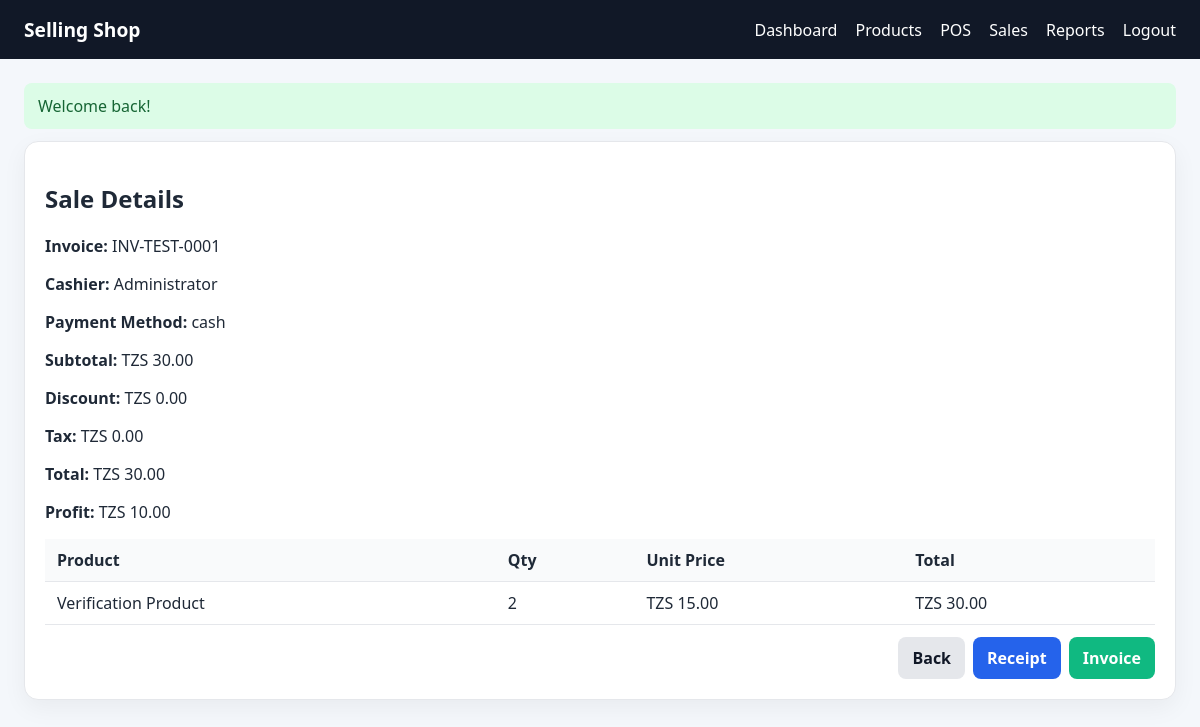
Page /index.php?action=sales/show&id=3 (signed in) on the committed database.
### tables this page shows
CREATE TABLE sales (
        id INTEGER PRIMARY KEY AUTOINCREMENT,
        invoice_number TEXT NOT NULL UNIQUE,
        cashier_id INTEGER NOT NULL,
        subtotal REAL NOT NULL DEFAULT 0,
        discount REAL NOT NULL DEFAULT 0,
        tax REAL NOT NULL DEFAULT 0,
        total REAL NOT NULL DEFAULT 0,
        revenue REAL NOT NULL DEFAULT 0,
        profit REAL NOT NULL DEFAULT 0,
        payment_method TEXT NOT NULL DEFAULT 'cash',
        status TEXT NOT NULL DEFAULT 'completed',
        created_at DATETIME DEFAULT CURRENT_TIMESTAMP,
        FOREIGN KEY(cashier_id) REFERENCES users(id)
    );

CREATE TABLE users (
        id INTEGER PRIMARY KEY AUTOINCREMENT,
        name TEXT NOT NULL,
        email TEXT NOT NULL UNIQUE,
        password TEXT NOT NULL,
        role TEXT NOT NULL DEFAULT 'cashier',
        created_at DATETIME DEFAULT CURRENT_TIMESTAMP
    );

CREATE TABLE sale_items (
        id INTEGER PRIMARY KEY AUTOINCREMENT,
        sale_id INTEGER NOT NULL,
        product_id INTEGER NOT NULL,
        product_name TEXT NOT NULL,
        quantity INTEGER NOT NULL,
        unit_price REAL NOT NULL,
        buying_price REAL NOT NULL,
        profit REAL NOT NULL,
        total REAL NOT NULL,
        created_at DATETIME DEFAULT CURRENT_TIMESTAMP,
        FOREIGN KEY(sale_id) REFERENCES sales(id),
        FOREIGN KEY(product_id) REFERENCES products(id)
    );

### app/Controllers/Controller.php (called while the page is built, shortened)
<?php
class Controller {
    protected function render(string $view, array $data = []): void {
        extract($data);
        $viewFile = base_path('app/Views/' . str_replace('.', '/', $view) . '.php');
        include base_path('app/Views/partials/header.php');
        include $viewFile;
        include base_path('app/Views/partials/footer.php');
    }
}

### app/Controllers/SaleController.php (called while the page is built, shortened)
<?php
require_once base_path('app/Controllers/Controller.php');
require_once base_path('app/Models/Sale.php');
require_once base_path('app/Models/SaleItem.php');
class SaleController extends Controller {
    public function show(): void {
        $sale = (new Sale())->findById((int)($_GET['id'] ?? 0));
        $items = (new SaleItem())->findBySale((int)$sale['id']);
        $this->render('sales/show', ['sale' => $sale, 'items' => $items]);
    }
}

### public/index.php (called while the page is built, shortened)
<?php
require_once __DIR__ . '/../config/bootstrap.php';
require_once base_path('app/Controllers/Controller.php');
require_once base_path('app/Controllers/SaleController.php');
$action = $_GET['action'] ?? 'dashboard';
$routes = [
    'dashboard' => ['DashboardController', 'index'],
    'login' => ['AuthController', 'loginForm'],
    'do-login' => ['AuthController', 'login'],
    'logout' => ['AuthController', 'logout'],
    'products' => ['ProductController', 'index'],
    'products/form' => ['ProductController', 'form'],
    'products/save' => ['ProductController', 'save'],
    'products/show' => ['ProductController', 'show'],
    'products/delete' => ['ProductController', 'delete'],
    'products/restore' => ['ProductController', 'restore'],
    'sales/pos' => ['SaleController', 'pos'],
    'sales/add-to-cart' => ['SaleController', 'addToCart'],
    'sales/update-cart' => ['SaleController', 'updateCart'],
    'sales/remove-item' => ['SaleController', 'removeItem'],
    'sales/checkout' => ['SaleController', 'checkout'],
    'sales/cancel' => ['SaleController', 'cancel'],
    'sales/hold' => ['SaleController', 'hold'],
    'sales/resume' => ['SaleController', 'resume'],
    'sales/history' => ['SaleController', 'history'],
    'sales/show' => ['SaleController', 'show'],
    'sales/receipt' => ['SaleController', 'receipt'],
    'sales/invoice' => ['SaleController', 'invoice'],
    'reports' => ['ReportController', 'index'],
];
[$controllerName, $method] = $routes[$action];
$controller = new $controllerName();
$controller->$method();

### config/bootstrap.php (called while the page is built, shortened)
<?php
function base_path(string $path = ''): string {
    return APP_ROOT . ($path ? '/' . ltrim($path, '/') : '');
}
function url(string $path = ''): string {
    $path = ltrim($path, '/');
    return $path ? 'index.php?action=' . $path : 'index.php';
}
function formatCurrency(float $amount): string {
    return 'TZS ' . number_format($amount, 2);
}
function getDb(): PDO {
    static $pdo = null;
    if ($pdo) {
        return $pdo;
    }
    $dbFile = getenv('DB_PATH') ?: base_path('storage/app.sqlite');
    $pdo = new PDO('sqlite:' . $dbFile);
    $pdo->setAttribute(PDO::ATTR_ERRMODE, PDO::ERRMODE_EXCEPTION);
    $pdo->setAttribute(PDO::ATTR_DEFAULT_FETCH_MODE, PDO::FETCH_ASSOC);
    return $pdo;
}

### app/Models/Model.php (called while the page is built, shortened)
<?php
class Model {
    public function __construct() {
        $this->db = getDb();
    }
}

### app/Models/Sale.php (called while the page is built, shortened)
<?php
require_once base_path('app/Models/Model.php');
class Sale extends Model {
    public function findById(int $id): ?array {
        $stmt = $this->db->prepare('SELECT s.*, u.name as cashier_name FROM sales s LEFT JOIN users u ON u.id = s.cashier_id WHERE s.id = :id LIMIT 1');
        $stmt->execute(['id' => $id]);
        $sale = $stmt->fetch();
        return $sale ?: null;
    }
}

### app/Models/SaleItem.php (called while the page is built, shortened)
<?php
require_once base_path('app/Models/Model.php');
class SaleItem extends Model {
    public function findBySale(int $saleId): array {
        $stmt = $this->db->prepare('SELECT * FROM sale_items WHERE sale_id = :sale_id ORDER BY id ASC');
        $stmt->execute(['sale_id' => $saleId]);
        return $stmt->fetchAll();
    }
}

### app/Views/sales/show.php (the view)
<div class="card">
    <h2>Sale Details</h2>
    <p><strong>Invoice:</strong> <?= htmlspecialchars($sale['invoice_number']) ?></p>
    <p><strong>Cashier:</strong> <?= htmlspecialchars($sale['cashier_name'] ?? 'N/A') ?></p>
    <p><strong>Payment Method:</strong> <?= htmlspecialchars($sale['payment_method']) ?></p>
    <p><strong>Subtotal:</strong> <?= formatCurrency((float)$sale['subtotal']) ?></p>
    <p><strong>Discount:</strong> <?= formatCurrency((float)$sale['discount']) ?></p>
    <p><strong>Tax:</strong> <?= formatCurrency((float)$sale['tax']) ?></p>
    <p><strong>Total:</strong> <?= formatCurrency((float)$sale['total']) ?></p>
    <p><strong>Profit:</strong> <?= formatCurrency((float)$sale['profit']) ?></p>
    <table class="table" style="margin-top:12px;">
        <thead><tr><th>Product</th><th>Qty</th><th>Unit Price</th><th>Total</th></tr></thead>
        <tbody>
        <?php foreach ($items as $item): ?>
            <tr>
                <td><?= htmlspecialchars($item['product_name']) ?></td>
                <td><?= (int)$item['quantity'] ?></td>
                <td><?= formatCurrency((float)$item['unit_price']) ?></td>
                <td><?= formatCurrency((float)$item['total']) ?></td>
            </tr>
        <?php endforeach; ?>
        </tbody>
    </table>
    <div class="right" style="margin-top:12px;">
        <a class="btn btn-secondary" href="<?= url('sales/history') ?>">Back</a>
        <a class="btn btn-primary" href="<?= url('sales/receipt&id=' . $sale['id']) ?>">Receipt</a>
        <a class="btn btn-success" href="<?= url('sales/invoice&id=' . $sale['id']) ?>">Invoice</a>
    </div>
</div>

### public/assets/styles.css (style rules this page uses)
:root { --bg:#f4f7fb;--card:#fff;--text:#1f2937;--muted:#6b7280;--primary:#2563eb;--accent:#10b981;--danger:#dc2626;--warning:#f59e0b;--border:#e5e7eb }
* { box-sizing:border-box;font-family:Segoe UI,Arial,sans-serif }
body { margin:0;background:var(--bg);color:var(--text) }
.card { background:var(--card);border:1px solid var(--border);border-radius:14px;padding:20px;box-shadow:0 8px 24px rgba(0,0,0,.05);margin-bottom:18px }
.table { width:100%;border-collapse:collapse }
.table th,.table td { padding:10px 12px;border-bottom:1px solid var(--border);text-align:left }
.table th { background:#f9fafb }
.btn { display:inline-block;padding:10px 14px;border:none;border-radius:8px;text-decoration:none;cursor:pointer;font-weight:600 }
.btn-primary { background:var(--primary);color:white }
.btn-success { background:var(--accent);color:white }
.btn-secondary { background:#e5e7eb;color:#111827 }
.right { display:flex;justify-content:flex-end;gap:8px }

### rows in the picture
sales: invoice_number "INV-TEST-0001", cashier.name "Administrator", payment_method "cash", subtotal "TZS 30.00", discount "TZS 0.00", tax "TZS 0.00", total "TZS 30.00", profit "TZS 10.00"
sale_items: product_name "Verification Product", quantity "2", unit_price "TZS 15.00", total "TZS 30.00"

### other values in the picture
$message "Welcome back!"
